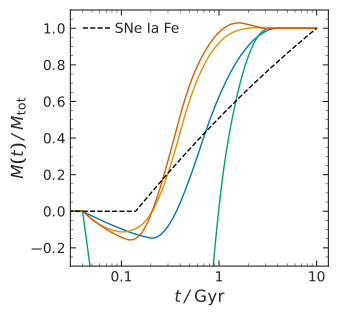

Python code for this plot:
import matplotlib.pyplot as plt
import vice
import sys
import numpy as np

sys.path.append("../..")
from surp.src.analysis.plotting_utils import fig_saver

sf = fig_saver("figures")


AGB_MODELS = ["cristallo11", "karakas10", "ventura13", "karakas16"]
AGB_LABELS = ["C11+C15", "K10", "V13", "KL16+K18"]
vice.yields.ccsne.settings["c"] = 0
vice.yields.sneia.settings["c"] = 0
vice.yields.ccsne.settings["fe"] = 0

for i in range(4):
    model = AGB_MODELS[i]
    vice.yields.agb.settings["c"] = model
    m_c, times = vice.single_stellar_population("c", Z=0.014 * 10**0)
    m_c = [c for c in m_c]
    plt.plot(times, np.array(m_c)/m_c[-1])

m_fe, times = vice.single_stellar_population("fe", Z=0.014)
m_fe = [fe for fe in m_fe]
plt.plot(times, np.array(m_fe)/m_fe[-1], label="SN Ia Fe",
         linestyle="--", color="k")


plt.xlabel("t/Gyr")
plt.ylabel(r"$M(t)/M_{\rm tot}$")
plt.xscale("log")
plt.legend()
plt.ylim(-0.3, 1.1)
plt.xlim(0.03, 13.2)
sf("y_agb_vs_t")
